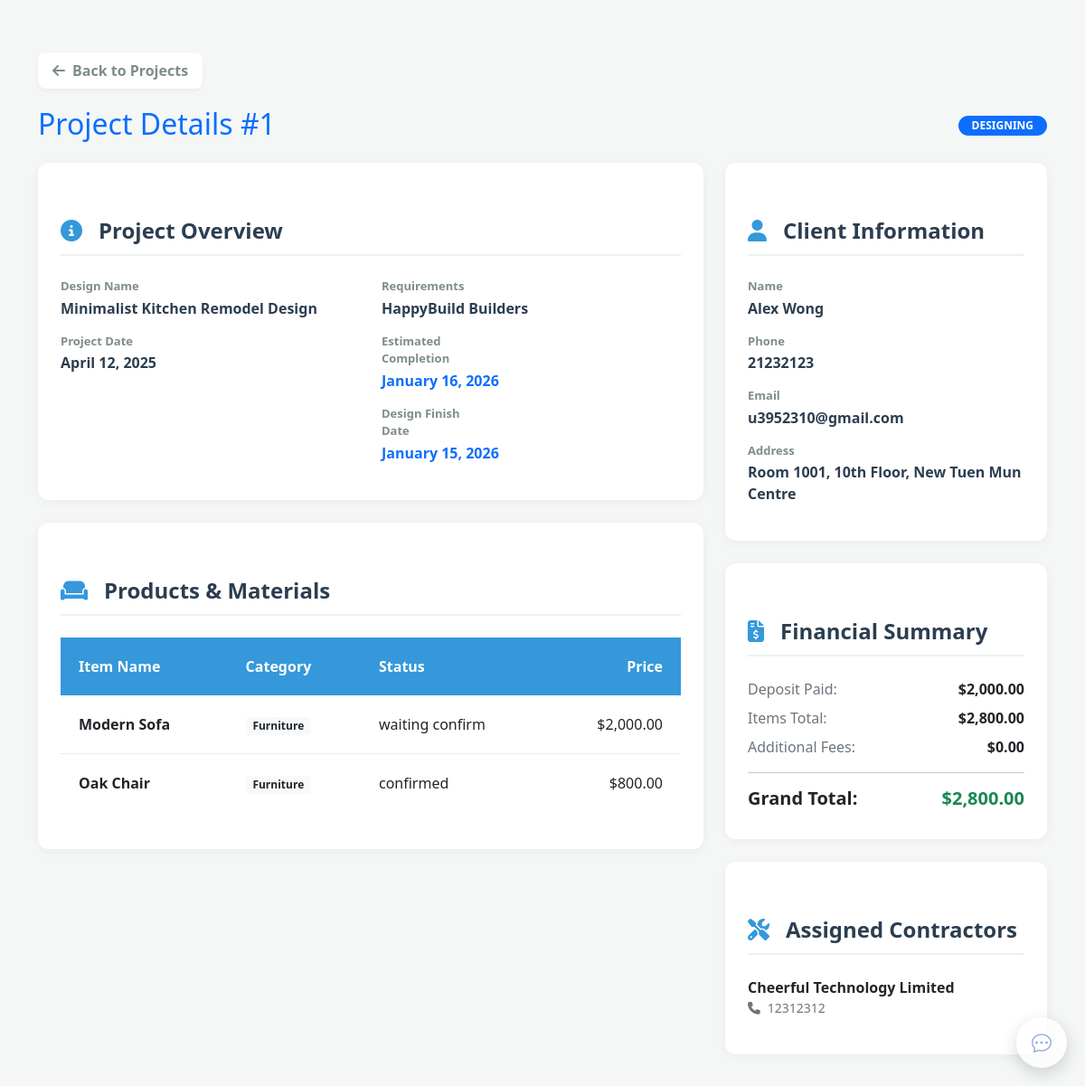
Page /order_full_details.php?id=1 (signed in) on the committed database.
### tables this page shows
CREATE TABLE `Order` (
  `orderid` int NOT NULL AUTO_INCREMENT,
  `odate` datetime NOT NULL,
  `clientid` int NOT NULL,
  `budget` decimal(10,2) DEFAULT NULL,
  `deposit` decimal(10,2) NOT NULL DEFAULT 2000.00,
  `payment_id` int DEFAULT NULL,
  `cost` decimal(10,2) DEFAULT NULL,
  `gross_floor_area` decimal(10,2) DEFAULT NULL,
  `Requirements` varchar(255) DEFAULT NULL,
  `deposit_amount` DECIMAL(10,2) DEFAULT 0.00,
  `final_payment` DECIMAL(10,2) DEFAULT 0.00,
  `designid` int NOT NULL,
  `ostatus` ENUM('waiting confirm', 'designing', 'reviewing design proposal', 'waiting for review design', 'drafting 2nd proposal', 'waiting client review', 'waiting 2nd design phase payment', 'waiting final design phase payment' , 'waiting 1st construction phase payment', 'complete', 'rejected','Coordinating Contractors','preparing', 'waiting client reassignment', 'waiting client confirm construction date', 'In construction', 'waiting for construction pay', 'waiting for start construction',
    'Waiting for inspection', 'inspection_completed', 'inspection_failed') DEFAULT 'waiting confirm',
  `payment_plan` ENUM('full', 'installment_25', 'installment_50') DEFAULT 'full',
  `actual_completion_date` DATE DEFAULT NULL,
  `inspection_date` DATETIME NULL DEFAULT NULL,
  `inspection_status` ENUM('pending', 'accepted', 'rejected', 'client_suggested') DEFAULT NULL,
  `client_suggested_date` DATETIME NULL DEFAULT NULL,
  `designedPicture` VARCHAR(500) DEFAULT NULL,
  `supplierid` int DEFAULT NULL,
  `supplier_status` ENUM('Pending', 'Accepted', 'Rejected') DEFAULT 'Pending',
  `reassignment_status` ENUM('Accepted', 'Pending', 'Rejected') DEFAULT Null,
  `created_at` TIMESTAMP DEFAULT CURRENT_TIMESTAMP,
  `updated_at` TIMESTAMP DEFAULT CURRENT_TIMESTAMP ON UPDATE CURRENT_TIMESTAMP,
  PRIMARY KEY (`orderid`),
  KEY `clientid_pk_idx` (`clientid`),
  KEY `designid_pk_idx` (`designid`),
  KEY `payment_id_idx` (`payment_id`),
  KEY `supplierid_order_idx` (`supplierid`),
  CONSTRAINT `clientid_pk` FOREIGN KEY (`clientid`) REFERENCES `Client` (`clientid`),
  CONSTRAINT `designid_pk` FOREIGN KEY (`designid`) REFERENCES `Design` (`designid`),
  CONSTRAINT `fk_order_payment_id` FOREIGN KEY (`payment_id`) REFERENCES `OrderPayment` (`payment_id`) ON DELETE SET NULL,
  CONSTRAINT `fk_order_supplier` FOREIGN KEY (`supplierid`) REFERENCES `Supplier` (`supplierid`) ON DELETE SET NULL
);

CREATE TABLE `Design` (
  `designid` int NOT NULL AUTO_INCREMENT,
  `designName` VARCHAR(255) NOT NULL,
  `expect_price` int NOT NULL,
  `description` TEXT DEFAULT NULL,
  `tag` TEXT NOT NULL,
  `likes` int NOT NULL,
  `designerid` int NOT NULL,
  `supplierid` int NOT NULL,
  PRIMARY KEY (`designid`),
  KEY `designerid_pk_idx` (`designerid`),
  CONSTRAINT `designerid_pk` FOREIGN KEY (`designerid`) REFERENCES `Designer` (`designerid`),
  CONSTRAINT `supplierid_pk` FOREIGN KEY (`supplierid`) REFERENCES `Supplier` (`supplierid`)
);

CREATE TABLE `Schedule` (
  `scheduleid` int NOT NULL AUTO_INCREMENT,
  `managerid` int NOT NULL,
  `OrderFinishDate` date DEFAULT NULL,
  `DesignFinishDate` date DEFAULT NULL,
  `orderid` int NOT NULL,
  `construction_start_date` date DEFAULT NULL,
   `construction_end_date` date DEFAULT NULL,
   `construction_date_status` ENUM('pending', 'accepted', 'rejected') DEFAULT 'pending',
    `current_version` INT DEFAULT 1,
    `parent_schedule_id` INT DEFAULT NULL,
  PRIMARY KEY (`scheduleid`),
  KEY `orderid_pk_idx` (`orderid`),
  KEY `managerid_pk_idx` (`managerid`),
  CONSTRAINT `managerid_fk` FOREIGN KEY (`managerid`) REFERENCES `Manager` (`managerid`),
  CONSTRAINT `orderid_fk` FOREIGN KEY (`orderid`) REFERENCES `Order` (`orderid`)
);

CREATE TABLE `OrderReference` (
  `id` INT NOT NULL AUTO_INCREMENT PRIMARY KEY,
  `orderid` INT NOT NULL,
  `productid` INT DEFAULT NULL,
  `color` VARCHAR(100) DEFAULT NULL,
  `quantity` INT DEFAULT NULL,
  `messageid` INT DEFAULT NULL,
  `designid` INT DEFAULT NULL,
  `added_by_type` VARCHAR(50) DEFAULT NULL,
  `added_by_id` INT DEFAULT NULL,
  `note` TEXT DEFAULT NULL,
  `created_at` TIMESTAMP DEFAULT CURRENT_TIMESTAMP,
  `status` varchar(255) DEFAULT NULL,
  `price` DECIMAL(10, 2) DEFAULT NULL,
  KEY `orderid_idx` (`orderid`),
  KEY `productid_idx` (`productid`),
  KEY `idx_color` (`color`),
  KEY `idx_quantity` (`quantity`),
  KEY `designid_idx` (`designid`),
  CONSTRAINT `fk_or_orderid` FOREIGN KEY (`orderid`) REFERENCES `Order` (`orderid`) ON DELETE CASCADE
);

CREATE TABLE `Product` (
  `productid` int NOT NULL AUTO_INCREMENT,
  `pname` varchar(255) NOT NULL,
  `price` int NOT NULL,
  `likes` int NOT NULL,
  `category` varchar(100) NOT NULL,
  `description` text,
  `long` varchar(50) DEFAULT NULL,
  `wide` varchar(50) DEFAULT NULL,
  `tall` varchar(50) DEFAULT NULL,
  `material` varchar(255) DEFAULT NULL,
  `supplierid` int NOT NULL,
  PRIMARY KEY (`productid`),
  KEY `supplierid_product_idx` (`supplierid`),
  CONSTRAINT `chk_category` CHECK (`category` IN ('Furniture','Material')),
  CONSTRAINT `fk_product_supplier` FOREIGN KEY (`supplierid`) REFERENCES `Supplier` (`supplierid`)
 );

CREATE TABLE `Client` (
  `clientid` int NOT NULL AUTO_INCREMENT,
  `cname` varchar(255) NOT NULL,
  `ctel` varchar(32) DEFAULT NULL,
  `cemail` varchar(255) DEFAULT NULL,
  `cpassword` varchar(255) NOT NULL,
  `address` varchar(255) DEFAULT NULL,
  `budget` int NOT NULL,
  `Floor_Plan` VARCHAR(500) DEFAULT NULL,
  `payment_method` JSON DEFAULT NULL,
  `remember_token` VARCHAR(64) DEFAULT NULL,
  PRIMARY KEY (`clientid`)
);

CREATE TABLE `Order_Contractors` (
  `order_Contractorid` int NOT NULL AUTO_INCREMENT,
  `contractorid` int NOT NULL,
  `orderid` int NOT NULL,
  `managerid` int NOT NULL,
  PRIMARY KEY (`order_Contractorid`),
  KEY `contractorid_OC_idx1` (`contractorid`),
  KEY `orderid_OC_idx1` (`orderid`),
  KEY `managerid_OC_idx1` (`managerid`),
  CONSTRAINT `fk_OC_contractorid` FOREIGN KEY (`contractorid`) REFERENCES `Contractors` (`contractorid`),
  CONSTRAINT `fk_OC_orderid` FOREIGN KEY (`orderid`) REFERENCES `Order` (`orderid`),
  CONSTRAINT `fk_OC_managerid` FOREIGN KEY (`managerid`) REFERENCES `Manager` (`managerid`)
);

CREATE TABLE `Contractors` (
  `contractorid` int NOT NULL AUTO_INCREMENT,
  `cname` varchar(255) NOT NULL,
  `ctel` int DEFAULT NULL,
  `cemail` varchar(255) DEFAULT NULL,
  `cpassword` varchar(255) NOT NULL,
  `price` int DEFAULT NULL,
  `introduction` text DEFAULT NULL,
  `certification` VARCHAR(500) DEFAULT NULL,
  `managerid` int DEFAULT NULL,
  `remember_token` VARCHAR(64) DEFAULT NULL,
  PRIMARY KEY (`contractorid`),
  KEY `managerid_Contractors_idx` (`managerid`),
  CONSTRAINT `managerid_Contractors_fk` FOREIGN KEY (`managerid`) REFERENCES `Manager` (`managerid`)
);

### order_full_details.php (the view, shortened to what this page needs)
<?php
require_once __DIR__ .
'/config.php';
$orderId = isset($_GET['id']) ? intval($_GET['id']) : 0;
$isEmbed = isset($_GET['embed']) && $_GET['embed'] === '1';
$orderQuery = "SELECT o.*, c.cname, c.ctel, c.cemail, c.address, d.designName, d.description as designDesc,
               s.OrderFinishDate, s.DesignFinishDate, s.construction_start_date, s.construction_end_date, s.construction_date_status
               FROM `Order` o
               LEFT JOIN Client c ON o.clientid = c.clientid
               LEFT JOIN Design d ON o.designid = d.designid
               LEFT JOIN Schedule s ON o.orderid = s.orderid
               WHERE o.orderid = ?";
$stmt = $mysqli->prepare($orderQuery);
$stmt->bind_param("i", $orderId);
$stmt->execute();
$order = $stmt->get_result()->fetch_assoc();
$refQuery = "SELECT orf.*, p.pname, p.category, p.price as unit_price
             FROM OrderReference orf
             LEFT JOIN Product p ON orf.productid = p.productid
             WHERE orf.orderid = ?";
$stmt = $mysqli->prepare($refQuery);
$stmt->bind_param("i", $orderId);
$stmt->execute();
$references = $stmt->get_result()->fetch_all(MYSQLI_ASSOC);
$contractorQuery = "SELECT oc.*, con.cname as contractor_name, con.ctel as contractor_tel
                    FROM Order_Contractors oc
                    JOIN Contractors con ON oc.contractorid = con.contractorid
                    WHERE oc.orderid = ?";
$stmt = $mysqli->prepare($contractorQuery);
$stmt->bind_param("i", $orderId);
$stmt->execute();
$contractors = $stmt->get_result()->fetch_all(MYSQLI_ASSOC);
$productTotal = 0;
foreach ($references as $ref) {
    $productTotal += $ref['price'] ?? 0;
}
$feeTotal = 0;
$grandTotal = $productTotal + $feeTotal + ($order['cost'] ?? 0);
?>
<!DOCTYPE html>
<html lang="en">
<head>
    <link href="https://cdn.jsdelivr.net/npm/bootstrap@5.0.2/dist/css/bootstrap.min.css" rel="stylesheet">
    <link rel="stylesheet" href="https://cdnjs.cloudflare.com/ajax/libs/font-awesome/6.4.0/css/all.min.css">
    <link rel="stylesheet" href="css/styles.css">
</head>
<body>
    <main class="container mt-5">
            <a href="project_management.php<?= $isEmbed ? '?embed=1' : '' ?>" class="back-btn">
            <i class="fas fa-arrow-left me-2"></i> Back to Projects
        </a>
        <div class="d-flex justify-content-between align-items-center mb-4">
            <h2 class="mb-0 text-primary">Project Details #<?= $orderId ?></h2>
            <div>
                <span class="badge bg-primary status-badge">
                    <?= htmlspecialchars($order['ostatus']) ?>
                </span>
            </div>
        </div>
        <div class="row">
            <div class="col-lg-8">
                <div class="detail-card">
                    <div class="section-title">
                        <i class="fas fa-info-circle"></i> Project Overview
                    </div>
                    <div class="row">
                        <div class="col-md-6">
                            <div class="info-label">Design Name</div>
                            <div class="info-value"><?= htmlspecialchars($order['designName'] ?? 'Custom Request') ?>
                            </div>
                            <div class="info-label">Project Date</div>
                            <div class="info-value"><?= date('F d, Y', strtotime($order['odate'])) ?></div>
                        </div>
                        <div class="col-md-6">
                            <div class="info-label">Requirements</div>
                            <div class="info-value">
                                <?= nl2br(htmlspecialchars($order['Requirements'] ?? 'No specific requirements')) ?>
                            </div>
                            <div class="info-label">Estimated Completion</div>
                            <div class="info-value text-primary">
                                <?= $order['OrderFinishDate'] ? date('F d, Y', strtotime($order['OrderFinishDate'])) : 'TBD' ?>
                            </div>
                            <div class="info-label">Design Finish Date</div>
                            <div class="info-value text-primary">
                                <?= $order['DesignFinishDate'] ? date('F d, Y', strtotime($order['DesignFinishDate'])) : 'TBD' ?>
                            </div>
                        </div>
                    </div>
                </div>
                <div class="detail-card">
                    <div class="section-title">
                        <i class="fas fa-couch"></i> Products & Materials
                    </div>
                    <div class="table-responsive">
                        <table class="table align-middle">
                            <thead>
                                <tr>
                                    <th>Item Name</th>
                                    <th>Category</th>
                                    <th>Status</th>
                                    <th class="text-end">Price</th>
                                </tr>
                            </thead>
                            <tbody>
                                <?php if (empty($references)): ?>
                                    <tr>
                                        <td colspan="4" class="text-center py-4 text-muted">No items added yet</td>
                                    </tr>
                                <?php else: ?>
                                    <?php foreach ($references as $ref): ?>
                                        <tr>
                                            <td>
                                                <div class="fw-bold"><?= htmlspecialchars($ref['pname'] ?? 'Unknown Item') ?>
                                                </div>
                                            </td>
                                            <td><span
                                                    class="badge bg-light text-dark"><?= htmlspecialchars($ref['category'] ?? 'N/A') ?></span>
                                            </td>
                                            <td><?= htmlspecialchars($ref['status'] ?? 'Pending') ?></td>
                                            <td class="text-end">$<?= number_format($ref['price'] ?? 0, 2) ?></td>
                                        </tr>
                                    <?php endforeach; ?>
                                <?php endif; ?>
                            </tbody>
                        </table>
                    </div>
                </div>
            </div>
            <div class="col-lg-4">
                <div class="detail-card">
                    <div class="section-title">
                        <i class="fas fa-user"></i> Client Information
                    </div>
                    <div class="info-label">Name</div>
                    <div class="info-value"><?= htmlspecialchars($order['cname']) ?></div>
                    <div class="info-label">Phone</div>
                    <div class="info-value"><?= htmlspecialchars($order['ctel']) ?></div>
                    <div class="info-label">Email</div>
                    <div class="info-value"><?= htmlspecialchars($order['cemail']) ?></div>
                    <div class="info-label">Address</div>
                    <div class="info-value"><?= htmlspecialchars($order['address'] ?? 'N/A') ?></div>
                </div>
                <div class="detail-card">
                    <div class="section-title">
                        <i class="fas fa-file-invoice-dollar"></i> Financial Summary
                    </div>
                    <div class="d-flex justify-content-between mb-2">
                        <span class="text-muted">Deposit Paid:</span>
                        <span class="fw-bold">$<?= number_format($order['deposit'], 2) ?></span>
                    </div>
                    <div class="d-flex justify-content-between mb-2">
                        <span class="text-muted">Items Total:</span>
                        <span class="fw-bold">$<?= number_format($productTotal, 2) ?></span>
                    </div>
                    <div class="d-flex justify-content-between mb-2">
                        <span class="text-muted">Additional Fees:</span>
                        <span class="fw-bold">$<?= number_format($feeTotal, 2) ?></span>
                    </div>
                    <hr>
                    <div class="d-flex justify-content-between">
                        <span class="h5 fw-bold">Grand Total:</span>
                        <span class="h5 fw-bold text-success">$<?= number_format($grandTotal, 2) ?></span>
                    </div>
                </div>
                <div class="detail-card">
                    <div class="section-title">
                        <i class="fas fa-tools"></i> Assigned Contractors
                    </div>
                    <?php if (empty($contractors)): ?>
                        <p class="text-muted small">No contractors assigned yet.</p>
                    <?php else: ?>
                        <?php foreach ($contractors as $con): ?>
                            <div class="mb-3">
                                <div class="fw-bold"><?= htmlspecialchars($con['contractor_name']) ?></div>
                                <div class="small text-muted"><i class="fas fa-phone me-1"></i>
                                    <?= htmlspecialchars($con['contractor_tel']) ?></div>
                            </div>
                        <?php endforeach; ?>
                    <?php endif; ?>
                </div>
            </div>
        </div>
    </main>
    <?php if (!$isEmbed): ?>
        <?php include __DIR__ . '/Public/chat_widget.php'; ?>
    <?php endif; ?>
</body>
</html>

### rows in the picture
order: ostatus "DESIGNING", designid.designName "Minimalist Kitchen Remodel Design", odate "April 12, 2025", Requirements "HappyBuild Builders", schedule.OrderFinishDate "January 16, 2026", schedule.DesignFinishDate "January 15, 2026", clientid.cname "Alex Wong", clientid.ctel "21232123", clientid.cemail "u3952310@gmail.com", clientid.address "Room 1001, 10th Floor, New Tuen Mun Centre", deposit "2,000.00", cost "2,800.00"
orderreference: productid.pname "Modern Sofa", productid.category "Furniture", status "waiting confirm", price "2,000.00"
orderreference: productid.pname "Oak Chair", productid.category "Furniture", status "confirmed", price "800.00"
order_contractors: contractorid.cname "Cheerful Technology Limited", contractorid.ctel "12312312"

### other values in the picture
$orderId "1"
$productTotal "2,800.00"
$feeTotal "0.00"
